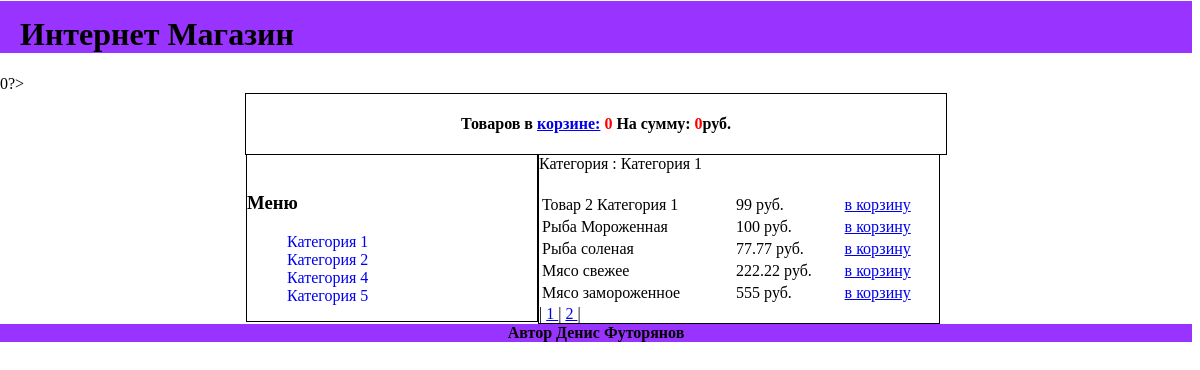
Screenshot of /?id_cat=1 with the database file from the repository.
### tables this page shows
CREATE TABLE `categories` (
  `id_cat` int(5) NOT NULL,
  `name_cat` varchar(100) NOT NULL
);

CREATE TABLE `goods` (
  `id_good` int(5) NOT NULL,
  `id_cat` int(5) NOT NULL,
  `name_good` varchar(255) NOT NULL,
  `price_good` float NOT NULL
);

### blocks/content.php (the view, shortened to what this page needs)
<div class="input_cat">
<?php
                 if ($_GET['id_cat']){
                     $id_cat = $_GET['id_cat'];
                     $sql_cat = "SELECT name_cat FROM categories WHERE id_cat = '$id_cat'";
                     $query_cat = mysqli_query($link,$sql_cat) or die("Какая то ошибка");
                     $row_cat = mysqli_fetch_row($query_cat);
                     echo 'Категория : '.$row_cat[0];
                $per_page = 5;
                $sql_num = "SELECT id_good FROM goods WHERE id_cat ='$id_cat'";
                $query_num = mysqli_query($link,$sql_num) or die("Какая то ошибка");
                $rows = mysqli_num_rows($query_num);
                $pages = ceil($rows/$per_page);
                $sql_good = "SELECT * FROM goods WHERE id_cat = '$id_cat' ORDER BY id_good LIMIT ".$_GET['p'].",".$per_page;
                $query_good = mysqli_query($link,$sql_good) or die("Какая то ошибка");
                echo '<table width="100%" style="padding-top: 20px">';
                while ($row_good = mysqli_fetch_assoc($query_good)){
                    ?>
                <tr><td><?=$row_good['name_good'];?></td><td><?=$row_good['price_good']?> руб.</td><td><a href="../add_basket.php?id_good=<?= $row_good['id_good']?>&id_cat=<?=$id_cat?>&p=<?=$_GET['p']?>">в корзину</a></td></tr>
                    <?php
                }
                echo '</table>';
                echo '| ';
                for ($i=0;$i<$pages;$i++){
                    echo '<a href="?id_cat='.$id_cat.'&p='.($i*$per_page).'">'.($i+1).' </a>| ';
                }
                 }
  ?>
</div>

### admin/blocks/header.php (shortened to what this page needs)
<!doctype html>
<html lang="en">
<head>
    <link rel="stylesheet" href="../style.css">
</head>
<body>
<header>
    <h1>Интернет Магазин</h1>
</header>

### blocks/sum.php (shortened to what this page needs)
<?php
$session_id = session_id();
$sql_basket = "SELECT count(*) FROM basket WHERE customer='$session_id'";
$query_basket = mysqli_query($link,$sql_basket) or die("Какая то ошибка");
$row_basket = mysqli_fetch_row($query_basket);
echo $count = $row_basket[0];
$sum = 0;

### index.php (shortened to what this page needs)
<?php
include 'admin/blocks/header.php';
include_once 'admin/blocks/bd.php';
 require 'blocks/sum.php';?>
?>
    <div class="add_cat">
        <div>
            <h4>Товаров в <a href="basket.php">корзине:</a> <span style="color:red;"><?=$count ?></span> На сумму: <span style="color: red"><?=$sum ?></span>руб.</h4>
            </div>
        <?php include_once 'blocks/menu.php';
        include_once 'blocks/content.php'
        ?>
    </div>
<?
require 'admin/blocks/footer.php';
?>

### blocks/menu.php
<div class="add_cat_1">
    &nbsp;      <h3>Меню</h3>
    <menu>
        <?php
        $sql_cat = "SELECT * FROM categories ORDER BY id_cat ASC ";
        $query_cat = mysqli_query($link,$sql_cat) or die("Какая то ошибка");
        while ($row_cat = mysqli_fetch_assoc($query_cat)){
            ?>
            <li style="list-style: none"><a style="text-decoration: none" href="?id_cat=<?=$row_cat['id_cat']?>"><?=$row_cat['name_cat']?></a></li>
            <?php
        }
        ?>
    </menu>
</div>

### admin/blocks/footer.php
<footer>
    <h4> Автор Денис Футорянов</h4>
</footer>
</body>
</html>

### style.css (style rules this page uses)
body { margin-top: -20px; margin-left: 0; font-family: "Comic Sans MS",cursive; }
header { background: #9933FF; }
h1 { padding-top: 15px; padding-left: 20px; }
footer { clear: both; background: #9933FF; }
h4 { text-align: center; }
.add_cat { width: 700px; margin: 0 auto; border: black thin solid; }
.add_cat_1 { width: 290px; float: left; border:black thin solid ; }
.input_cat { width: 400px; float: left;border: black thin solid; }

### rows the page displays
categories: name_cat "Категория 1"
categories: name_cat "Категория 2"
categories: name_cat "Категория 4"
categories: name_cat "Категория 5"
goods: name_good "Товар 2 Категория 1", price_good "99"
goods: name_good "Рыба Мороженная", price_good "100"
goods: name_good "Рыба соленая", price_good "77.77"
goods: name_good "Мясо свежее", price_good "222.22"
goods: name_good "Мясо замороженное", price_good "555"

### other values shown
$count = $row_basket[0] "0"
$count "0"
$sum "0"
